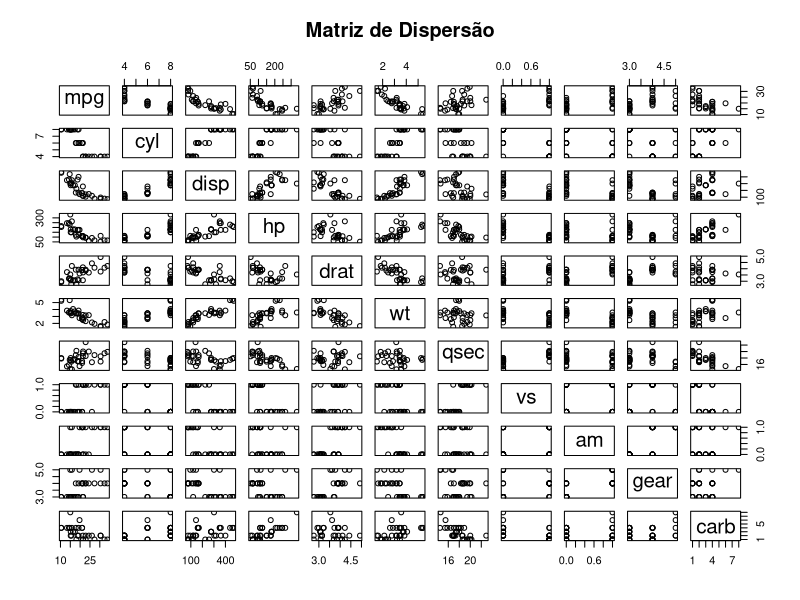
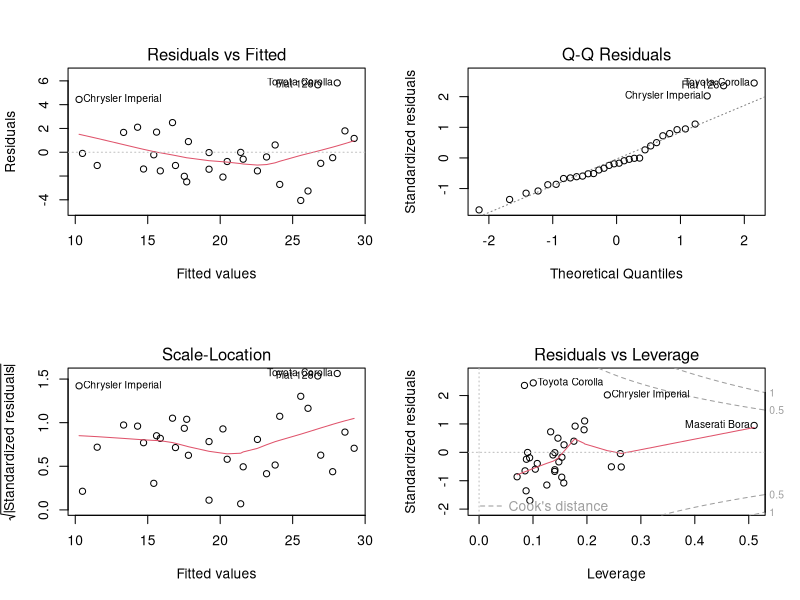
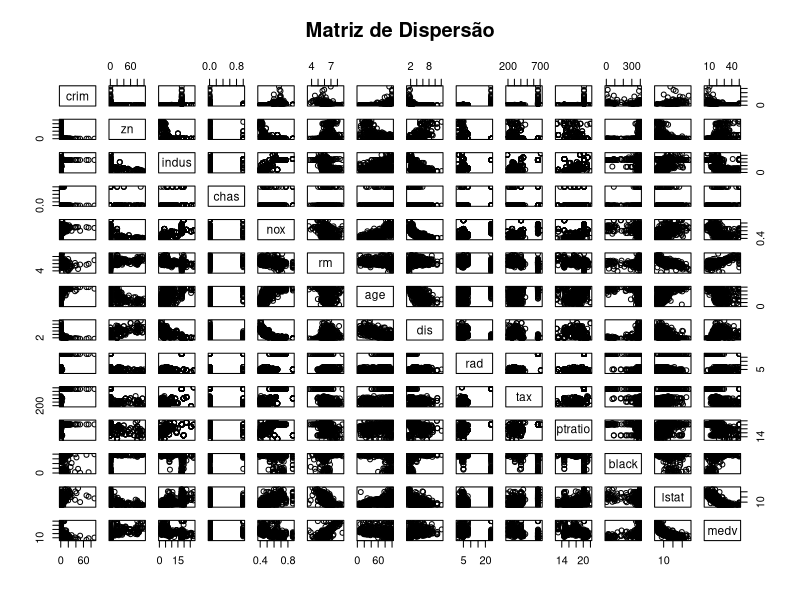
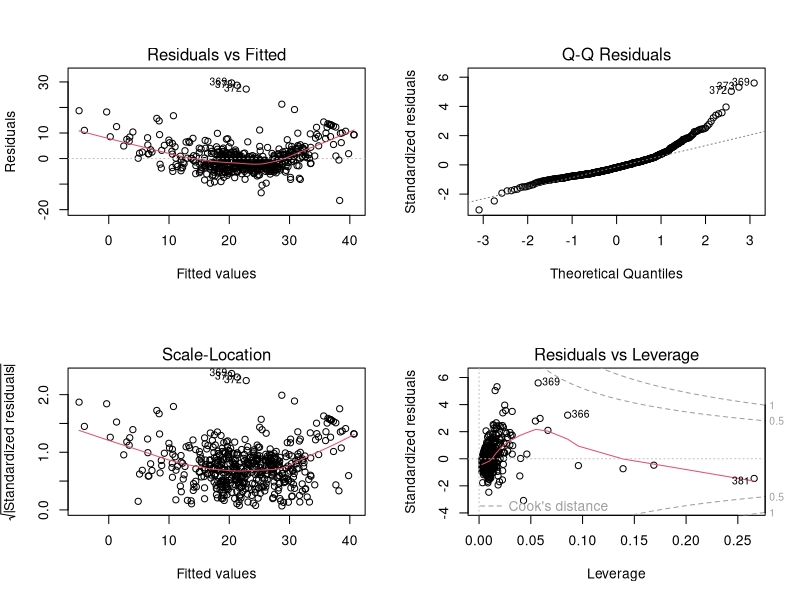
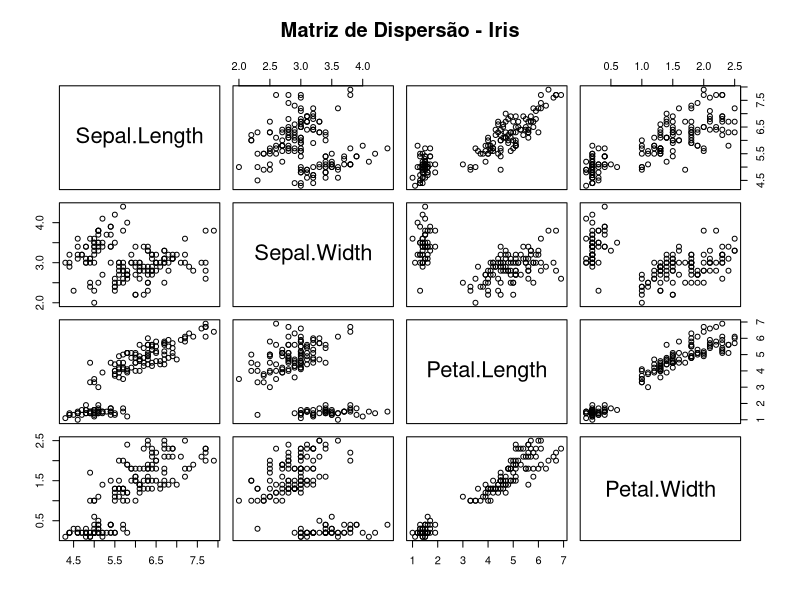
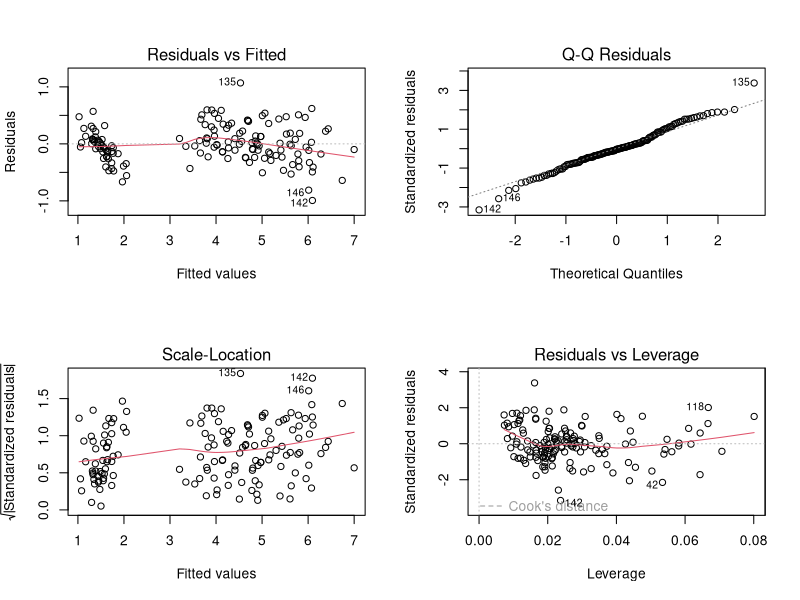

Write the R code that produced these figures, in order.
# Regressão Múltipla
# Vinicius Osterne (www.osterne.com)


# ----------------------------------------------------------------------------
# Exemplo 1
# ----------------------------------------------------------------------------

# Carregar pacotes necessários
library(ggplot2)
library(dplyr)
library(car)
library(MASS)

# Carregar conjunto de dados mtcars
data(mtcars)

# Exibir primeiras linhas do dataset
head(mtcars)

# Resumo estatístico das variáveis
summary(mtcars)

# Matriz de correlação para verificar multicolinearidade
cor(mtcars)

# Visualização da relação entre as variáveis
pairs(mtcars, main = "Matriz de Dispersão")

# Ajustar um modelo de regressão múltipla
modelo <- lm(mpg ~ cyl + disp + hp + wt, data = mtcars)

# Resumo do modelo ajustado
summary(modelo)



# Diagnóstico do modelo

# 1. Análise dos resíduos
par(mfrow = c(2, 2)) # Configurar área de plotagem
plot(modelo) # Gráficos diagnósticos

# 2. Teste de normalidade dos resíduos
shapiro.test(modelo$residuals)
# h0: Os resíduos seguem uma distribuição normal.
# h1: Os resíduos não seguem uma distribuição normal.

# 3. Teste de homocedasticidade (Teste de Breusch-Pagan)
library(lmtest)
bptest(modelo)
# h0: Os resíduos apresentam homocedasticidade (variância constante).
# h1: Os resíduos apresentam heterocedasticidade (variância não constante)

# 4. Teste de multicolinearidade (VIF - Variance Inflation Factor)
vif(modelo)
#VIF < 1 → Sem correlação entre a variável e as outras.
#1 ≤ VIF < 5 → Correlação moderada, geralmente aceitável.
#VIF ≥ 5 → Forte multicolinearidade, pode ser problemático.
#VIF > 10 → Multicolinearidade severa, pode causar instabilidade nos coeficientes do modelo.

# Ajuste do modelo com seleção de variáveis (usando stepwise AIC)
modelo_step <- stepAIC(modelo, direction = "both")

# Resumo do modelo otimizado
summary(modelo_step)

# Exibir os coeficientes finais do modelo ajustado
coef(modelo_step)
















# ----------------------------------------------------------------------------
# Exemplo 2
# ----------------------------------------------------------------------------

# Carregar pacotes necessários
library(ggplot2)
library(dplyr)
library(car)
library(MASS)
library(lmtest)

# Carregar conjunto de dados Boston Housing
data(Boston)

# Exibir primeiras linhas do dataset
head(Boston)

# Resumo estatístico das variáveis
summary(Boston)

# Matriz de correlação para verificar multicolinearidade
cor(Boston)

# Visualização da relação entre as variáveis
pairs(Boston, main = "Matriz de Dispersão")

# Ajustar um modelo de regressão múltipla
modelo <- lm(medv ~ crim + rm + age + tax + lstat, data = Boston)

# Resumo do modelo ajustado
summary(modelo)

# Diagnóstico do modelo

# 1. Análise dos resíduos
par(mfrow = c(2, 2)) # Configurar área de plotagem
plot(modelo) # Gráficos diagnósticos

# 2. Teste de normalidade dos resíduos
shapiro.test(modelo$residuals)

# 3. Teste de homocedasticidade (Teste de Breusch-Pagan)
bptest(modelo)

# 4. Teste de multicolinearidade (VIF - Variance Inflation Factor)
vif(modelo)

# Ajuste do modelo com seleção de variáveis (usando stepwise AIC)
modelo_step <- stepAIC(modelo, direction = "both")

# Resumo do modelo otimizado
summary(modelo_step)

# Exibir os coeficientes finais do modelo ajustado
coef(modelo_step)














# ----------------------------------------------------------------------------
# Exemplo 3
# ----------------------------------------------------------------------------



# Carregar pacotes necessários
library(ggplot2)
library(dplyr)
library(car)
library(MASS)
library(lmtest)

# Carregar conjunto de dados iris
data(iris)

# Exibir primeiras linhas do dataset
head(iris)

# Resumo estatístico das variáveis
summary(iris)

# Matriz de correlação (apenas para variáveis numéricas)
cor(iris[, 1:4])

# Visualização da relação entre as variáveis
pairs(iris[, 1:4], main = "Matriz de Dispersão - Iris")

# Ajustar um modelo de regressão múltipla para prever o comprimento da pétala
modelo <- lm(Petal.Length ~ Sepal.Length + Sepal.Width + Petal.Width, data = iris)

# Resumo do modelo ajustado
summary(modelo)

# Diagnóstico do modelo

# 1. Análise dos resíduos
par(mfrow = c(2, 2)) # Configurar área de plotagem
plot(modelo) # Gráficos diagnósticos

# 2. Teste de normalidade dos resíduos
shapiro.test(modelo$residuals)

# 3. Teste de homocedasticidade (Teste de Breusch-Pagan)
bptest(modelo)

# 4. Teste de multicolinearidade (VIF - Variance Inflation Factor)
vif(modelo)

# Ajuste do modelo com seleção de variáveis (usando stepwise AIC)
modelo_step <- stepAIC(modelo, direction = "both")

# Resumo do modelo otimizado
summary(modelo_step)

# Exibir os coeficientes finais do modelo ajustado
coef(modelo_step)









